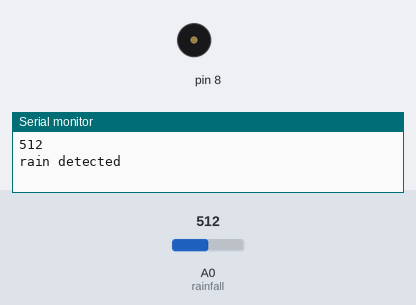
This sketch was run on a simulated Arduino Uno, built with avr-gcc and run on an emulated ATmega328P. Parts: buzzer (waves = sounding), the last lines printed to the serial monitor. Inputs (shaded band) come from the test bench; at power-on: A0 (rainfall) = 512.

Above: at 1.8 s.
1.9 s: A0 (rainfall) set to 893
6.0 s: A0 (rainfall) set to 911
At 7.3 s:
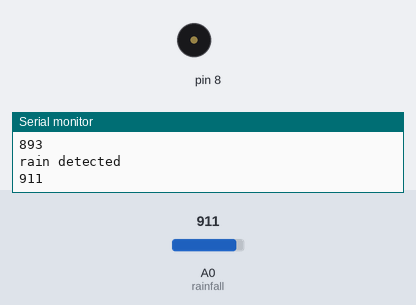
Timing chart, 0 to 9.0 s (numbered marks = the images above; inputs shaded):
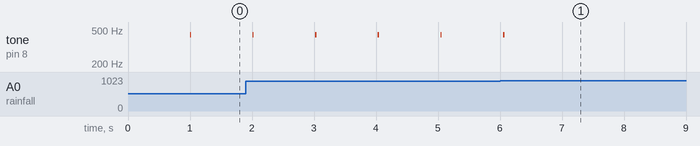

The sketch:

rainsensor_test_piezo.ino
```cpp
#define rainfall A0
//#define piezo 8
int rainvalue;
int set=900;// set a value to test the rain sensor


void setup() {
  Serial.begin(9600);
  pinMode(rainfall,INPUT);

  }

 void loop() {
 rainvalue = analogRead(rainfall);// read rainfall data
 delay(1000);
 Serial.println(rainvalue);
 //rainvalue = map(rainvalue,0,1023,225,0);
 if(rainvalue<=set){
  Serial.println("rain detected");
  tone(8,440,20);// set piezo buzzles
  delay(10);

 }
 else{
  tone(8,0,20);// set piezo off
 }

 }
```

Measured:
- the behaviour switches between 900 and 901 on A0 (rainfall) (found by bisection; images 0 and 1)
- after the input at 6.0 s, tone on pin 8: goes on until 6.1 s, then stays silent
- by itself, tone on pin 8: alternates 440 Hz for 0.02 s and silent for 0.99 s
